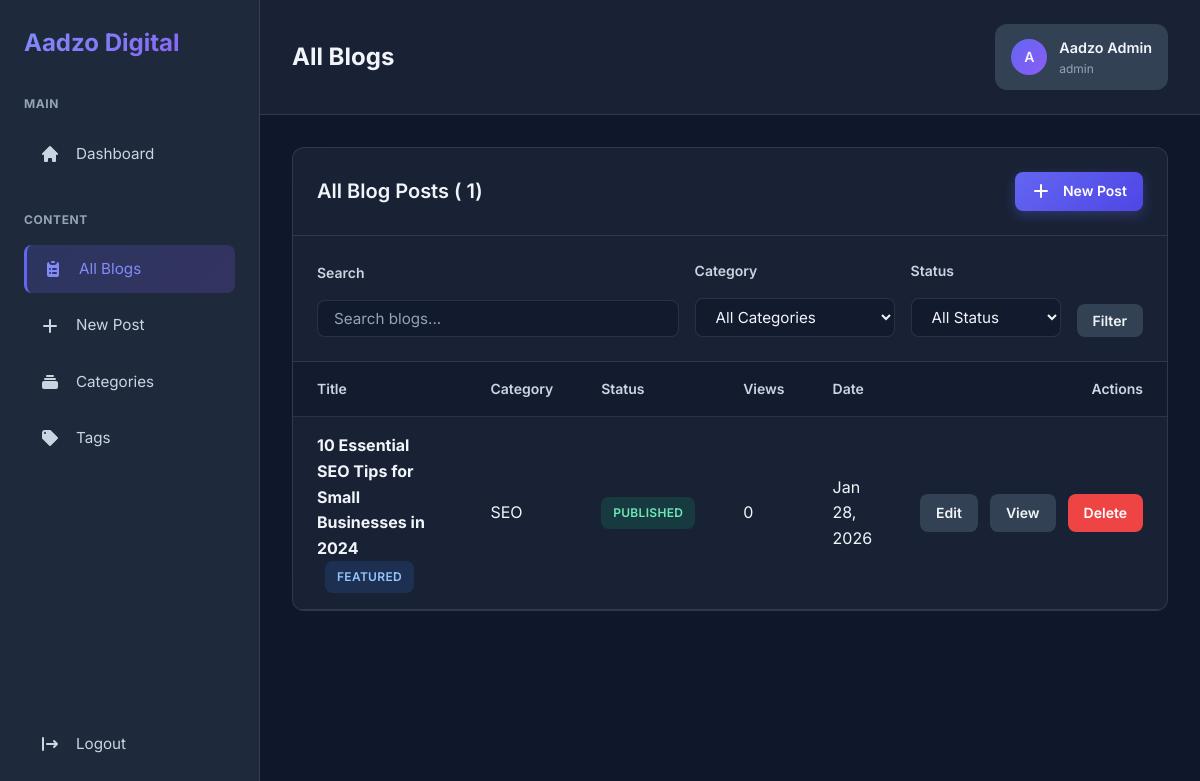
/admin/blogs.php (signed in), run on the app's committed database.
### tables this page shows
CREATE TABLE `blogs` (
  `id` int(11) NOT NULL AUTO_INCREMENT,
  `title` varchar(255) NOT NULL,
  `slug` varchar(255) NOT NULL UNIQUE,
  `excerpt` text DEFAULT NULL,
  `content` longtext NOT NULL,
  `featured_image` varchar(255) DEFAULT NULL,
  `author_id` int(11) NOT NULL,
  `category_id` int(11) DEFAULT NULL,
  `status` enum('draft','published','scheduled') DEFAULT 'draft',
  `views` int(11) DEFAULT 0,
  `reading_time` int(11) DEFAULT 5,
  `is_featured` tinyint(1) DEFAULT 0,
  `created_at` timestamp DEFAULT CURRENT_TIMESTAMP,
  `updated_at` timestamp DEFAULT CURRENT_TIMESTAMP ON UPDATE CURRENT_TIMESTAMP,
  `published_at` timestamp NULL DEFAULT NULL,
  PRIMARY KEY (`id`),
  UNIQUE KEY `unique_slug` (`slug`),
  INDEX `idx_slug` (`slug`),
  INDEX `idx_status` (`status`),
  INDEX `idx_published_at` (`published_at`),
  INDEX `idx_category` (`category_id`),
  INDEX `idx_author` (`author_id`),
  FOREIGN KEY (`author_id`) REFERENCES `users`(`id`) ON DELETE CASCADE,
  FOREIGN KEY (`category_id`) REFERENCES `categories`(`id`) ON DELETE SET NULL
);

CREATE TABLE `users` (
  `id` int(11) NOT NULL AUTO_INCREMENT,
  `username` varchar(50) NOT NULL UNIQUE,
  `email` varchar(100) NOT NULL UNIQUE,
  `password` varchar(255) NOT NULL,
  `full_name` varchar(100) DEFAULT NULL,
  `role` enum('admin','editor','author') DEFAULT 'author',
  `avatar` varchar(255) DEFAULT NULL,
  `status` enum('active','inactive') DEFAULT 'active',
  `created_at` timestamp DEFAULT CURRENT_TIMESTAMP,
  `last_login` timestamp NULL DEFAULT NULL,
  PRIMARY KEY (`id`),
  INDEX `idx_email` (`email`),
  INDEX `idx_username` (`username`)
);

CREATE TABLE `categories` (
  `id` int(11) NOT NULL AUTO_INCREMENT,
  `name` varchar(100) NOT NULL,
  `slug` varchar(100) NOT NULL UNIQUE,
  `description` text DEFAULT NULL,
  `color` varchar(7) DEFAULT '#6366f1',
  `icon` varchar(50) DEFAULT NULL,
  `display_order` int(11) DEFAULT 0,
  `created_at` timestamp DEFAULT CURRENT_TIMESTAMP,
  PRIMARY KEY (`id`),
  UNIQUE KEY `unique_slug` (`slug`),
  INDEX `idx_slug` (`slug`)
);

### includes/auth.php (called while the page is built, shortened)
<?php
require_once __DIR__ . '/../config/database.php';
function is_logged_in()
{
    return isset($_SESSION['user_id']) && isset($_SESSION['user_email']);
}
function get_auth_user()
{
    return [
        'id' => $_SESSION['user_id'],
        'email' => $_SESSION['user_email'],
        'name' => $_SESSION['user_name'],
        'role' => $_SESSION['user_role'],
        'avatar' => $_SESSION['user_avatar']
    ];
}
function format_date($date, $format = 'M d, Y')
{
    return date($format, strtotime($date));
}
?>

### config/database.php (called while the page is built, shortened)
<?php
$conn = new mysqli(DB_HOST, DB_USER, DB_PASS, DB_NAME);
$conn->set_charset("utf8mb4");
function execute_query($query, $params = [], $types = '')
{
    global $conn;
    $stmt = $conn->prepare($query);
    if (!empty($params)) {
        $stmt->bind_param($types, ...$params);
    }
    $result = $stmt->execute();
    return $stmt;
}
function fetch_all($query, $params = [], $types = '')
{
    $stmt = execute_query($query, $params, $types);
    $result = $stmt->get_result();
    $data = $result->fetch_all(MYSQLI_ASSOC);
    return $data;
}
?>

### admin/blogs.php (the view, shortened to what this page needs)
<?php
require_once __DIR__ . '/../config/database.php';
require_once __DIR__ . '/../includes/auth.php';
$user = get_auth_user();
$page = isset($_GET['page']) ? max(1, intval($_GET['page'])) : 1;
$per_page = ADMIN_ITEMS_PER_PAGE;
$offset = ($page - 1) * $per_page;
$search = $_GET['search'] ?? '';
$where_clauses = [];
$params = [];
$types = '';
$where_sql = !empty($where_clauses) ? 'WHERE ' . implode(' AND ', $where_clauses) : '';
$count_query = "SELECT COUNT(*) as total FROM blogs b $where_sql";
$count_stmt = execute_query($count_query, $params, $types);
$count_result = $count_stmt->get_result()->fetch_assoc();
$total = $count_result['total'];
$query = "SELECT b.*, c.name as category_name, u.full_name as author_name
          FROM blogs b
          LEFT JOIN categories c ON b.category_id = c.id
          LEFT JOIN users u ON b.author_id = u.id
          $where_sql
          ORDER BY b.created_at DESC
          LIMIT ? OFFSET ?";
$params[] = $per_page;
$params[] = $offset;
$types .= 'ii';
$blogs = fetch_all($query, $params, $types);
$page_title = 'All Blogs';
include __DIR__ . '/includes/header.php';
?>
<div class="table-container">
    <div class="table-header">
        <h2>All Blog Posts (
            <?php echo $total; ?>)
        </h2>
        <a href="blog-editor.php" class="btn btn-primary btn-sm">
            <svg width="20" height="20" fill="currentColor" viewBox="0 0 20 20">
                <path fill-rule="evenodd"
                    d="M10 3a1 1 0 011 1v5h5a1 1 0 110 2h-5v5a1 1 0 11-2 0v-5H4a1 1 0 110-2h5V4a1 1 0 011-1z"
                    clip-rule="evenodd" />
            </svg>
            New Post
        </a>
    </div>
    <div style="padding: var(--spacing-lg); border-bottom: 1px solid var(--glass-border);">
        <form method="GET" class="flex gap-3" style="align-items: flex-end;">
            <div class="form-group" style="flex: 1; margin: 0;">
                <label for="search" style="font-size: 0.875rem;">Search</label>
                <input type="text" id="search" name="search" placeholder="Search blogs..."
                    value="<?php echo htmlspecialchars($search); ?>" style="padding: 0.5rem 1rem;">
            </div>
            <div class="form-group" style="width: 200px; margin: 0;">
                <label for="category" style="font-size: 0.875rem;">Category</label>
                <select id="category" name="category" style="padding: 0.5rem 1rem;">
                    <option value="">All Categories</option>
                </select>
            </div>
            <div class="form-group" style="width: 150px; margin: 0;">
                <label for="status" style="font-size: 0.875rem;">Status</label>
                <select id="status" name="status" style="padding: 0.5rem 1rem;">
                    <option value="">All Status</option>
                </select>
            </div>
            <button type="submit" class="btn btn-secondary btn-sm">Filter</button>
        </form>
    </div>
    <table>
        <thead>
            <tr>
                <th style="width: 40%;">Title</th>
                <th>Category</th>
                <th>Status</th>
                <th>Views</th>
                <th>Date</th>
                <th style="text-align: right;">Actions</th>
            </tr>
        </thead>
        <tbody>
            <?php if (empty($blogs)): ?>
                <tr>
                    <td colspan="6" class="text-center" style="padding: var(--spacing-xl);">
                        <p style="color: var(--text-muted); margin-bottom: var(--spacing-md);">No blog posts found</p>
                        <a href="blog-editor.php" class="btn btn-primary btn-sm">Create Your First Post</a>
                    </td>
                </tr>
            <?php else: ?>
                <?php foreach ($blogs as $blog): ?>
                    <tr>
                        <td>
                            <strong>
                                <?php echo htmlspecialchars($blog['title']); ?>
                            </strong>
                            <?php if ($blog['is_featured']): ?>
                                <span class="badge badge-info" style="margin-left: 0.5rem;">Featured</span>
                            <?php endif; ?>
                        </td>
                        <td>
                            <?php echo htmlspecialchars($blog['category_name'] ?? 'Uncategorized'); ?>
                        </td>
                        <td>
                            <?php if ($blog['status'] === 'published'): ?>
                                <span class="badge badge-success">Published</span>
                            <?php else: ?>
                                <span class="badge badge-warning">Draft</span>
                            <?php endif; ?>
                        </td>
                        <td>
                            <?php echo number_format($blog['views']); ?>
                        </td>
                        <td>
                            <?php echo format_date($blog['created_at'], 'M d, Y'); ?>
                        </td>
                        <td style="text-align: right;">
                            <div class="flex gap-2" style="justify-content: flex-end;">
                                <a href="blog-editor.php?id=<?php echo $blog['id']; ?>"
                                    class="btn btn-sm btn-secondary">Edit</a>
                                <a href="<?php echo SITE_URL; ?>/blog/<?php echo $blog['slug']; ?>" target="_blank"
                                    class="btn btn-sm btn-secondary">View</a>
                                <button
                                    onclick="deleteBlog(<?php echo $blog['id']; ?>, '<?php echo htmlspecialchars($blog['title']); ?>')"
                                    class="btn btn-sm btn-danger">Delete</button>
                            </div>
                        </td>
                    </tr>
                <?php endforeach; ?>
            <?php endif; ?>
        </tbody>
    </table>
</div>
<?php include __DIR__ . '/includes/footer.php'; ?>

### admin/includes/header.php (shortened to what this page needs)
<!DOCTYPE html>
<html lang="en">
<head>
    <link rel="stylesheet" href="<?php echo ADMIN_URL; ?>/assets/css/admin-style.css">
</head>
<body>
    <div class="dashboard-layout">
        <aside class="sidebar">
            <div class="sidebar-header">
                <div class="sidebar-logo">
                    <h2>Aadzo Digital</h2>
                </div>
            </div>
            <nav class="sidebar-nav">
                <div class="nav-section">
                    <p class="nav-section-title">Main</p>
                    <a href="dashboard.php"
                        class="nav-link <?php echo (basename($_SERVER['PHP_SELF']) == 'dashboard.php') ? 'active' : ''; ?>">
                        <svg fill="currentColor" viewBox="0 0 20 20">
                            <path
                                d="M10.707 2.293a1 1 0 00-1.414 0l-7 7a1 1 0 001.414 1.414L4 10.414V17a1 1 0 001 1h2a1 1 0 001-1v-2a1 1 0 011-1h2a1 1 0 011 1v2a1 1 0 001 1h2a1 1 0 001-1v-6.586l.293.293a1 1 0 001.414-1.414l-7-7z" />
                        </svg>
                        <span>Dashboard</span>
                    </a>
                </div>
                <div class="nav-section">
                    <p class="nav-section-title">Content</p>
                    <a href="blogs.php"
                        class="nav-link <?php echo (basename($_SERVER['PHP_SELF']) == 'blogs.php') ? 'active' : ''; ?>">
                        <span>All Blogs</span>
                    </a>
                    <a href="blog-editor.php"
                        class="nav-link <?php echo (basename($_SERVER['PHP_SELF']) == 'blog-editor.php' && !isset($_GET['id'])) ? 'active' : ''; ?>">
                        <svg fill="currentColor" viewBox="0 0 20 20">
                            <path fill-rule="evenodd"
                                d="M10 3a1 1 0 011 1v5h5a1 1 0 110 2h-5v5a1 1 0 11-2 0v-5H4a1 1 0 110-2h5V4a1 1 0 011-1z"
                                clip-rule="evenodd" />
                        </svg>
                        <span>New Post</span>
                    </a>
                    <a href="categories.php"
                        class="nav-link <?php echo (basename($_SERVER['PHP_SELF']) == 'categories.php') ? 'active' : ''; ?>">
                        <svg fill="currentColor" viewBox="0 0 20 20">
                            <path
                                d="M7 3a1 1 0 000 2h6a1 1 0 100-2H7zM4 7a1 1 0 011-1h10a1 1 0 110 2H5a1 1 0 01-1-1zM2 11a2 2 0 012-2h12a2 2 0 012 2v4a2 2 0 01-2 2H4a2 2 0 01-2-2v-4z" />
                        </svg>
                        <span>Categories</span>
                    </a>
                    <a href="tags.php"
                        class="nav-link <?php echo (basename($_SERVER['PHP_SELF']) == 'tags.php') ? 'active' : ''; ?>">
                        <svg fill="currentColor" viewBox="0 0 20 20">
                            <path fill-rule="evenodd"
                                d="M17.707 9.293a1 1 0 010 1.414l-7 7a1 1 0 01-1.414 0l-7-7A.997.997 0 012 10V5a3 3 0 013-3h5c.256 0 .512.098.707.293l7 7zM5 6a1 1 0 100-2 1 1 0 000 2z"
                                clip-rule="evenodd" />
                        </svg>
                        <span>Tags</span>
                    </a>
                </div>
            </nav>
            <div class="sidebar-footer">
                <a href="auth/logout.php" class="nav-link">
                    <svg fill="currentColor" viewBox="0 0 20 20">
                        <path fill-rule="evenodd"
                            d="M3 3a1 1 0 00-1 1v12a1 1 0 102 0V4a1 1 0 00-1-1zm10.293 9.293a1 1 0 001.414 1.414l3-3a1 1 0 000-1.414l-3-3a1 1 0 10-1.414 1.414L14.586 9H7a1 1 0 100 2h7.586l-1.293 1.293z"
                            clip-rule="evenodd" />
                    </svg>
                    <span>Logout</span>
                </a>
            </div>
        </aside>
        <main class="main-content">
            <header class="topbar">
                <div class="topbar-title">
                    <h1>
                        <?php echo $page_title ?? 'Dashboard'; ?>
                    </h1>
                </div>
                <div class="topbar-actions">
                    <div class="user-menu">
                        <div class="user-avatar">
                            <?php echo strtoupper(substr($user['name'], 0, 1)); ?>
                        </div>
                        <div class="user-info">
                            <p style="font-weight: 600; font-size: 0.9rem;">
                                <?php echo htmlspecialchars($user['name']); ?>
                            </p>
                            <p style="font-size: 0.75rem; color: var(--text-muted);">
                                <?php echo htmlspecialchars($user['role']); ?>
                            </p>
                        </div>
                    </div>
                </div>
            </header>
            <div class="content-area">

### data on the page
blogs: author.full_name "A", author.full_name "Aadzo Admin", title "10 Essential SEO Tips for Small Businesses in 2024", is_featured "FEATURED", category.name "SEO", status "PUBLISHED", views "0", created_at "Jan 28, 2026"

### other printed values
$page_title "All Blogs"
$user['role'] "admin"
$total "1"
